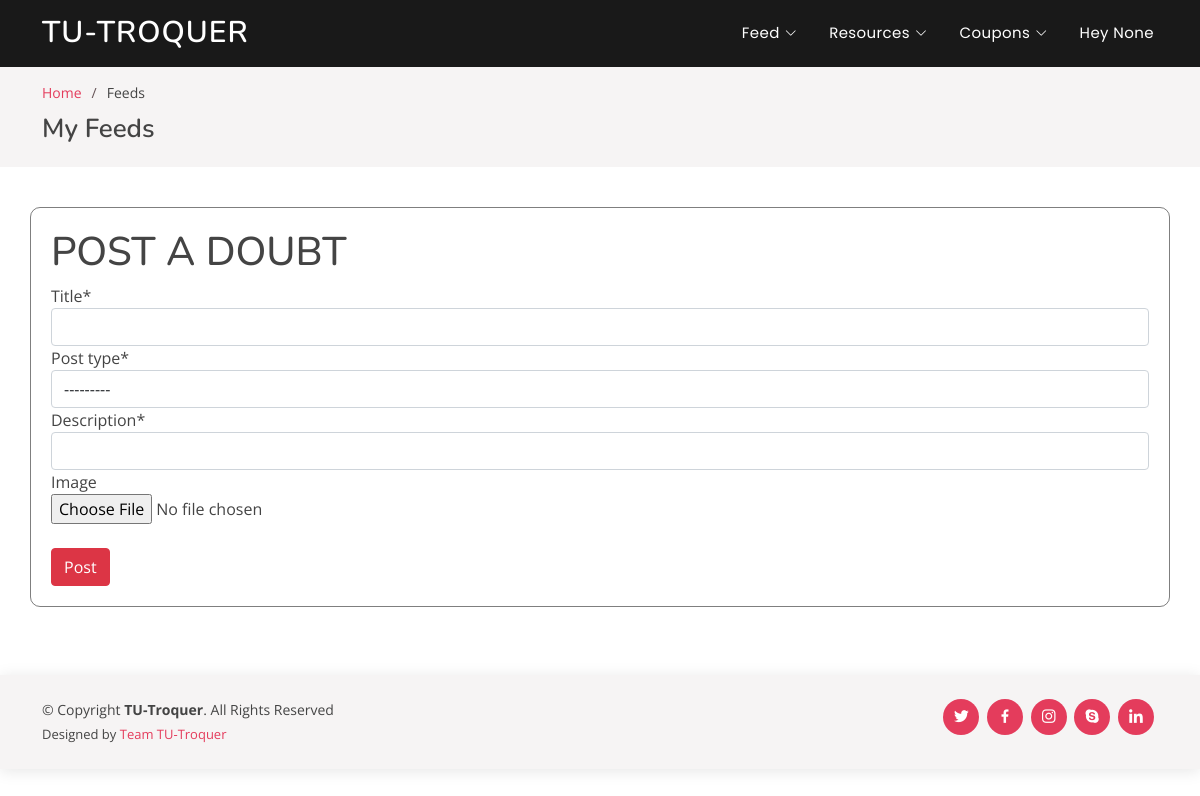
/my/feeds/ (signed in), run on an earlier commit of the app's database.
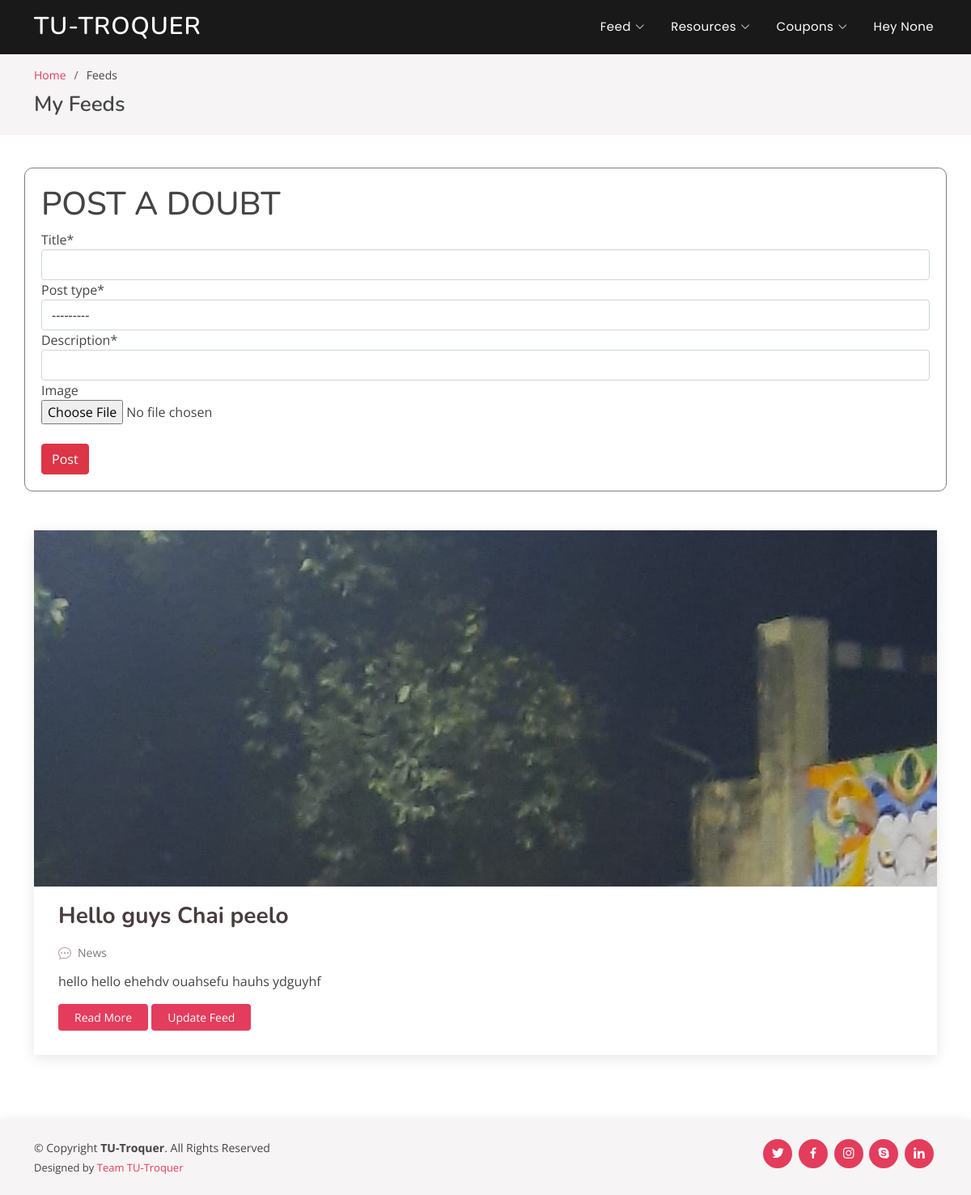
And on a later commit of the database.
### home/models.py (models this page shows, shortened)
class Feed(models.Model):
	post_type = (('Doubt', 'Doubt'),
				('News', 'News'),)
	author 				= models.ForeignKey(User, related_name = 'author', on_delete=models.CASCADE, null=True)
	title 				= models.CharField(max_length=50)
	post_type			= models.CharField(choices=post_type, max_length=5)
	description			= models.CharField(max_length=500)
	image 				= models.ImageField(default='feed/default.jpg', upload_to='feed/', null=True, blank=True)

### home/views.py (the view)
# urls.py: path('my/feeds/', 							my_post, 			name='my_feeds'),
def my_post(request):
	if(request.method == 'POST'):
		form = AnswerForm(request.POST, request.FILES)
		if form.is_valid():
			form.instance.author = request.user
			form.save()
	form = AnswerForm()
	feeds   = Feed.objects.filter(author=request.user)
	context = {
		'form' : form,
		'feeds'	 : feeds,
	}
	return render(request, 'home/my_feeds.html', context)

### home/forms.py
class AnswerForm(forms.ModelForm):
	class Meta():
		model = Feed
		fields = ['title', 'post_type', 'description', 'image']

### home/templates/home/my_feeds.html (shortened to what this page needs)
{% extends "home/base.html" %}
{% load static %}
{% load crispy_forms_tags %}
{% block body %}
  <main id="main">
    <section id="breadcrumbs" class="breadcrumbs">
      <div class="container">
        <ol>
          <li><a href="{% url 'feeds' %}">Home</a></li>
          <li>Feeds</li>
        </ol>
        <h2>My Feeds</h2>
      </div>
    </section>
    <section id="blog" class="blog">
      <div class="container" data-aos="fade-up">
        <div class="row">
          <div class="col-lg-12 mt-5 mt-lg-0" style="border: solid 1px rgba(0,0,0,0.5); padding: 20px; border-radius:10px;">
            <h1>POST A DOUBT</h1>
            <form method="POST" enctype="multipart/form-data">
              {{ form|crispy }}
              <br>
              <button class="btn btn-danger" type="submit" value="Post">Post</button>
            </form>
          </div>
          <div class="col-lg-12 mt-5 entries">
            {% for feed in feeds %}
            <article class="entry">
              <div class="entry-img">
                <img src="{{ feed.image.url }}" alt="" class="img-fluid">
              </div>
              <h2 class="entry-title">
                <a href="{% url 'feed_details' feed.id %}">{{feed.title}}</a>
              </h2>
              <div class="entry-meta">
                <ul>
                  <li class="d-flex align-items-center"><i class="bi bi-chat-dots"></i> <a>{{feed.post_type}}</a></li>
                </ul>
              </div>
              <div class="entry-content">
                <p> {{feed.description}}
                </p>
                <div style="display: flex;">
                  <div class="read-more">
                    <a href="{% url 'feed_details' feed.id %}">Read More</a>
                  </div> &nbsp
                  <div class="read-more">
                    <a href="{% url 'update_feed' feed.id%}">Update Feed</a>
                  </div>
                  </div>
              </div>
            </article>
            {% endfor %}
        </div>
      </div>
    </section>
  </main>
{% endblock body %}

What changed in the data, as far as the page shows it:
added Feed: image (picture), title "Hello guys Chai peelo", post_type "News", description "hello hello ehehdv ouahsefu hauhs ydguyhf"
